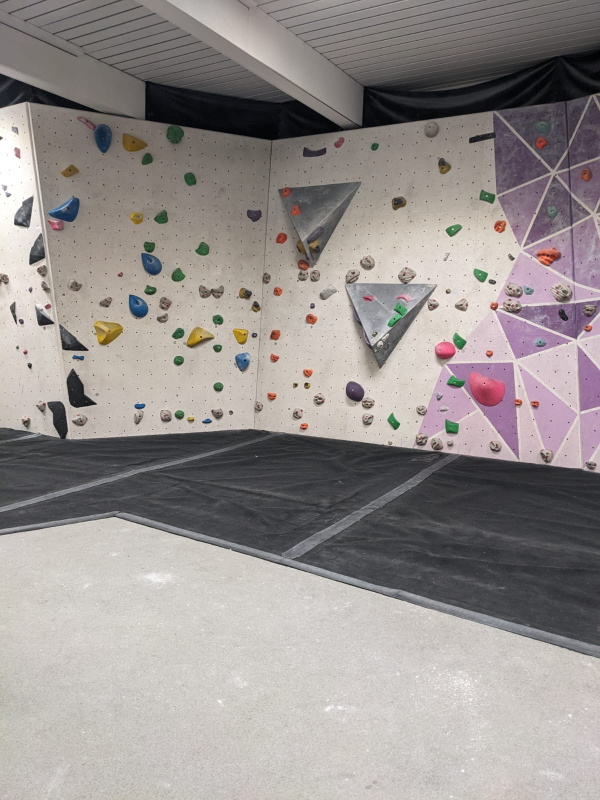
#> input picture fastAPI/processing/climbing1.jpeg, 1200 x 1600 px, found by its file name (shown at 1/2 size)
$ jupyter execute --allow-errors findColours.ipynb
#> lines starting #> are read from the running program, lines starting #| are printed output that depends on the picture; after the words box and inside, x2 and y2 are one past the last pixel; in counts of white or black regions, pixels touching at a corner belong together
Load Image

[cell 1]
import cv2
import numpy as np

unprocessed = r"C:\Users\TarFa\code\climbingBuddy\fastAPI\processing\climbing1.jpeg"
# unprocessed = r"C:\Users\TarFa\code\3climbingLog\fastAPI\testingPhotos\threeColoursTest.jpg"

Crop Image

[cell 2]
image = cv2.imread(unprocessed)
#> image is the input picture: shape (1600, 1200, 3); mean B, G, R 142.8, 144.6, 150.6
# image = image[0:950, 100:800]
image = cv2.resize(image, (300,300), interpolation=cv2.INTER_LINEAR)
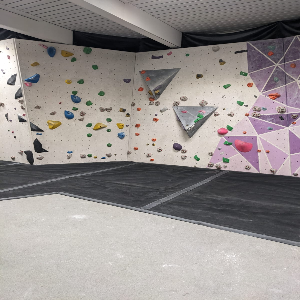
#> image: shape (300, 300, 3); mean B, G, R 142.7, 144.6, 150.6
blurColor = cv2.blur(image, (3,3))
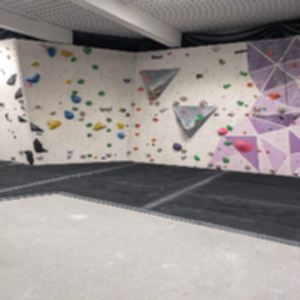
#> blurColor: shape (300, 300, 3); mean B, G, R 142.7, 144.6, 150.6

Canny Contours

[cell 3]
gray = cv2.cvtColor(image, cv2.COLOR_BGR2GRAY)
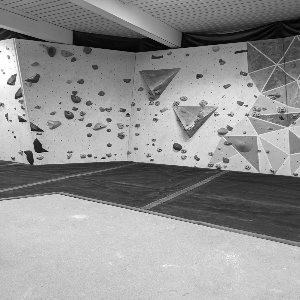
#> gray: shape (300, 300); min 1, max 255, mean 146.1
blur = cv2.blur(gray, (3,3))
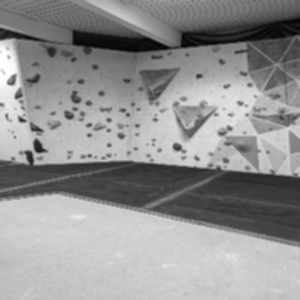
#> blur: shape (300, 300); min 5, max 255, mean 146.1

edged = cv2.Canny(blur, 30, 200)
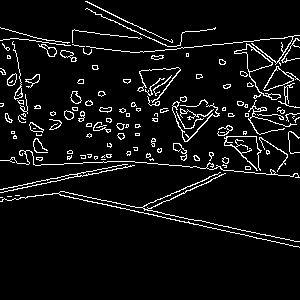
#> edged: shape (300, 300); 6.6% white in thin lines or dots, all inside (x1, y1, x2, y2) = (0, 1, 300, 248)

# ret, thresh = cv2.threshold(edged, 127, 255, 0)
contours, hierarchy = cv2.findContours(edged, cv2.RETR_TREE, cv2.CHAIN_APPROX_NONE)
#> contours = 211 contours, 143 with area under 20; largest, box (x1, y1, x2, y2) and area: (234, 43, 281, 100) 504, (234, 44, 273, 72) 408, (263, 66, 300, 91) 329, (263, 66, 294, 91) 300, (38, 44, 57, 57) 94


avgColor = []
contourMasks = []
for contour in contours:
    mask = np.zeros(image.shape[:2], np.uint8) # [:2] bc mask must be grayscaled, not coloured like image
    cv2.drawContours(mask, [contour], -1, 255, cv2.FILLED)
    contourMasks.append(mask)

    # cv2.imshow("mask", mask)
    # cv2.waitKey()

    avgColor.append(cv2.mean(image, mask))
#> this loop made 211 passes
#> contour on pass 1: [[0, 197], [1, 197], [2, 197], [1, 197]]
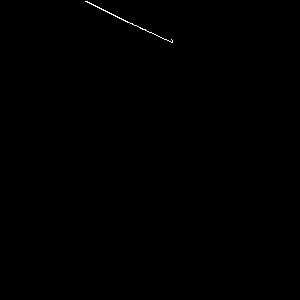
#> mask: shape (300, 300); 0.13% white in thin lines or dots, all inside (x1, y1, x2, y2) = (85, 1, 173, 43)
#> after the loop, avgColor = 211 items, first 6: (77.67, 72.67, 73.67, 0), (76.8, 72, 72.6, 0), (78.2, 73.8, 74.6, 0), (125.1, 124.1, 124.7, 0), (123.2, 125.8, 141.8, 0), (116.1, 119.2, 134.5, 0); contourMasks = 211 items

# print(avgColor)

# print(len(avgColor))

K-Mean Clustering on averages

[cell 4]
avgColor = np.array(avgColor, dtype=np.float32)
#> avgColor = 211 rows, first 6: [77.67, 72.67, 73.67, 0], [76.8, 72, 72.6, 0], [78.2, 73.8, 74.6, 0], [125.1, 124.1, 124.7, 0], [123.2, 125.8, 141.8, 0], [116.1, 119.2, 134.4, 0]
#> (the rest of this cell did not finish here and is left out)

[cell 5]
import matplotlib.pyplot as plt

fig = plt.figure(figsize = (10, 7))
ax = plt.axes(projection="3d")

#> (the rest of this cell did not finish here and is left out)

K-mean clustering Straight on image

[cell 6]
HSVBlur = cv2.cvtColor(image, cv2.COLOR_BGR2HSV)
#> HSVBlur: shape (300, 300, 3); mean H, S, V 49.3, 22.5, 152
data = np.float32(HSVBlur).reshape((-1, 3))

criteria = (cv2.TERM_CRITERIA_EPS + cv2.TERM_CRITERIA_MAX_ITER, 20, 1.0)
#> criteria = (3, 20, 1)

ret, label, center = cv2.kmeans(data, 10, None, criteria, 10, cv2.KMEANS_RANDOM_CENTERS)
#> ret = 38533176.2; center = [[163.7, 28.76, 202.2], [118.8, 18.8, 68.29], [134.7, 20.05, 128.2], [14.5, 26.16, 165.6], [113.9, 76.56, 18.37], [16.04, 154, 143.3], [10.99, 20.41, 115.5], [154.3, 67.06, 158.8], [72.27, 116.3, 88.99], [15.05, 13.56, 207.6]]

center = np.uint8(center)
#> center = [[163, 28, 202], [118, 18, 68], [134, 20, 128], [14, 26, 165], [113, 76, 18], [16, 153, 143], [10, 20, 115], [154, 67, 158], [72, 116, 88], [15, 13, 207]]
# print(center[[1,2,3,3,3]])

result = center[label.flatten()] # this is some beautiful notation...
result = result.reshape(HSVBlur.shape)
#> result: shape (300, 300, 3); mean H, S, V 48.8, 22, 151.5
result = cv2.cvtColor(result, cv2.COLOR_HSV2BGR)
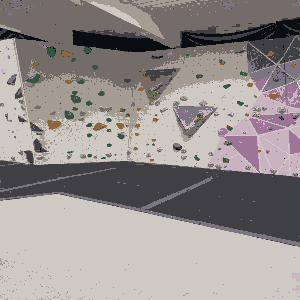
#> result: shape (300, 300, 3); mean B, G, R 142.3, 143.5, 149.8

[cell 7]
# %matplotlib widget

import matplotlib.pyplot as plt
# from mpl_toolkits.mplot3d import Axes3D

image = cv2.resize(image, (400,400), interpolation=cv2.INTER_LINEAR)
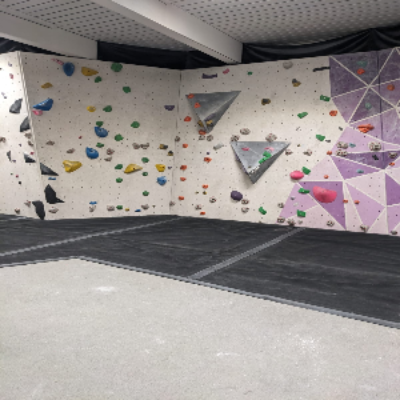
#> image: shape (400, 400, 3); mean B, G, R 142.6, 144.5, 150.5

pixels = np.array(image).reshape(-1, image.shape[-1])

colours = pixels / 255


fig = plt.figure()
ax = fig.add_subplot(projection="3d")

n = 200
pixels = pixels[:n]
#> pixels = 200 rows, first 8: [113, 111, 117], [90, 88, 94], [75, 73, 79], [77, 75, 81], [109, 107, 113], [122, 121, 127], [124, 124, 130], [121, 121, 127]
blue, green, red = pixels[:, 0], pixels[:, 1], pixels[:, 2]
#> blue = 200 values, max 177 at index 115, min 72 at index 78, mean 132.5; green = 200 values, max 180 at index 115, min 73 at index 2, mean 134; red = 200 values, max 185 at index 115, min 77 at index 78, mean 139.9

ax.scatter(blue, green, red, c=colours[:n], marker="o")

# plt.ion()

plt.show()
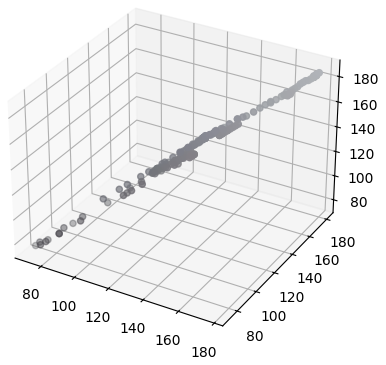
#> figure drawn by matplotlib, 1 panel

print("sad")

$ run again, with fastAPI/processing/highlighted_climbing_holds.jpg copied over fastAPI/processing/climbing1.jpeg
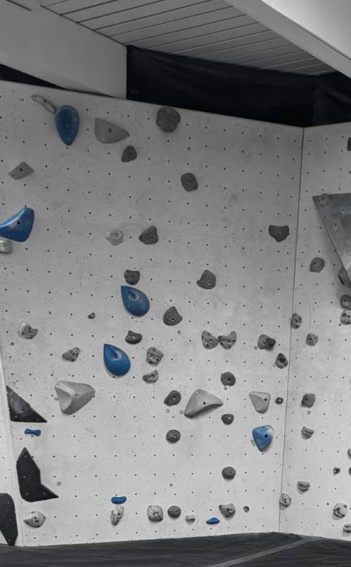
#> input picture fastAPI/processing/highlighted_climbing_holds.jpg, 351 x 567 px, found by its file name
#> image is the input picture: shape (567, 351, 3); mean B, G, R 131.5, 130.6, 130.1
#> `edged = cv2.Canny(blur, 30, 200)`:
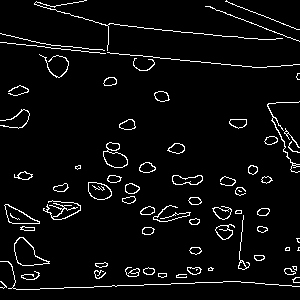
#> edged: shape (300, 300); 4.7% white in thin lines or dots
#> contours = 118 contours, 40 with area under 20; largest, box (x1, y1, x2, y2) and area: (14, 237, 50, 266) 524, (14, 237, 49, 266) 498, (103, 142, 128, 168) 375, (4, 204, 40, 224) 336, (4, 204, 40, 224) 318
#> the loop `for contour in contours:` made 118 passes
#> contour on passes 14, 46: [[196, 269], [196, 270], [197, 269]], [[240, 261], [241, 260], [242, 261], [241, 262]]
#> after the loop `for contour in contours:`: avgColor = 118 items, first 6: (102.7, 102.4, 102.8, 0), (148.9, 148.9, 148.9, 0), (144.9, 133, 122.8, 0), (136.8, 136.9, 136.7, 0), (131.8, 131.9, 131.7, 0), (140.5, 140.5, 140.5, 0); contourMasks = 118 items
#> `avgColor = np.array(avgColor, dtype=np.float32)`: avgColor = 118 rows, first 6: [102.7, 102.4, 102.8, 0], [148.9, 148.9, 148.9, 0], [144.9, 133, 122.8, 0], [136.8, 136.9, 136.7, 0], [131.8, 131.9, 131.7, 0], [140.5, 140.5, 140.5, 0]
#> HSVBlur: shape (300, 300, 3); mean H, S, V 19.3, 8.2, 131.4
#> criteria = (3, 20, 1)
#> `ret, label, center = cv2.kmeans(data, 10, None, criteria, 10, cv2.KMEA..`: ret = 21278136.6; center = [[0.177, 0.0489, 91.24], [139.5, 3.52, 156.6], [105.7, 139.9, 92.62], [114.5, 63.86, 21.31], [113.6, 17.34, 57.47], [0.485, 0.0667, 183.7], [108.5, 17.81, 103.7], [0.194, 0.0324, 131.1], [104, 9.84, 179.5], [113.7, 95.41, 13.85]]
#> `center = np.uint8(center)`: center = [[0, 0, 91], [139, 3, 156], [105, 139, 92], [114, 63, 21], [113, 17, 57], [0, 0, 183], [108, 17, 103], [0, 0, 131], [104, 9, 179], [113, 95, 13]]
#> pixels = 200 rows, first 8: [118, 118, 118], [116, 116, 116], [115, 115, 115], [115, 115, 115], [115, 115, 115], [112, 112, 112], [105, 105, 105], [94, 94, 94]
#> blue = 200 values, max 118 at index 0, min 59 at index 11, mean 106.6; green has the same summary as blue; red has the same summary as blue
#> `plt.show()`:
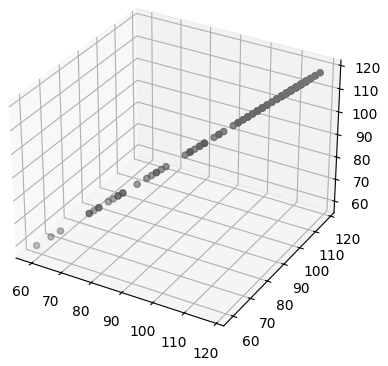
#> figure drawn by matplotlib, 1 panel
